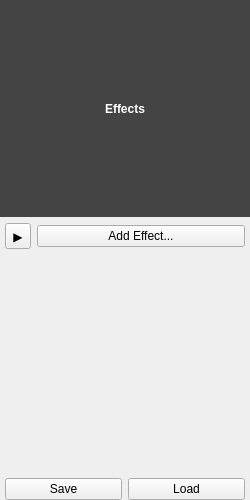
<?xml version="1.0" encoding="UTF-8"?>
<ui version="4.0">
 <class>EffectsListPanel</class>
 <widget class="QWidget" name="EffectsListPanel">
  <property name="geometry">
   <rect>
    <x>0</x>
    <y>0</y>
    <width>250</width>
    <height>500</height>
   </rect>
  </property>
  <property name="minimumSize">
   <size>
    <width>220</width>
    <height>0</height>
   </size>
  </property>
  <property name="maximumSize">
   <size>
    <width>300</width>
    <height>16777215</height>
   </size>
  </property>
  <layout class="QVBoxLayout" name="mainLayout">
   <property name="leftMargin">
    <number>0</number>
   </property>
   <property name="topMargin">
    <number>0</number>
   </property>
   <property name="rightMargin">
    <number>0</number>
   </property>
   <property name="bottomMargin">
    <number>0</number>
   </property>
   <item>
    <widget class="QLabel" name="titleLabel">
     <property name="text">
      <string>Effects</string>
     </property>
     <property name="alignment">
      <set>Qt::AlignCenter</set>
     </property>
     <property name="styleSheet">
      <string>font-weight: bold; background-color: #444; color: white; padding: 4px;</string>
     </property>
    </widget>
   </item>
   <item>
    <layout class="QHBoxLayout" name="effectControlsLayout">
     <property name="leftMargin">
      <number>5</number>
     </property>
     <property name="rightMargin">
      <number>5</number>
     </property>
     <item>
      <widget class="QToolButton" name="startStopAllButton">
       <property name="minimumSize">
        <size>
         <width>26</width>
         <height>26</height>
        </size>
       </property>
       <property name="toolTip">
        <string>Start/Stop All Effects</string>
       </property>
       <property name="text">
        <string>▶</string>
       </property>
       <property name="checkable">
        <bool>true</bool>
       </property>
      </widget>
     </item>
     <item>
      <widget class="QPushButton" name="addEffectButton">
       <property name="text">
        <string>Add Effect...</string>
       </property>
      </widget>
     </item>
    </layout>
   </item>
   <item>
    <widget class="QWidget" name="effectTabContainer" native="true">
     <layout class="QVBoxLayout" name="effectTabContainerLayout">
      <property name="leftMargin">
       <number>0</number>
      </property>
      <property name="topMargin">
       <number>0</number>
      </property>
      <property name="rightMargin">
       <number>0</number>
      </property>
      <property name="bottomMargin">
       <number>0</number>
      </property>
     </layout>
    </widget>
   </item>
   <item>
    <layout class="QHBoxLayout" name="profileButtonsLayout">
     <property name="leftMargin">
      <number>5</number>
     </property>
     <property name="rightMargin">
      <number>5</number>
     </property>
     <item>
      <widget class="QPushButton" name="saveProfileButton">
       <property name="text">
        <string>Save</string>
       </property>
      </widget>
     </item>
     <item>
      <widget class="QPushButton" name="loadProfileButton">
       <property name="text">
        <string>Load</string>
       </property>
      </widget>
     </item>
    </layout>
   </item>
  </layout>
 </widget>
 <resources/>
 <connections/>
</ui>
